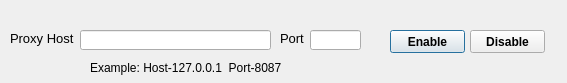
<?xml version="1.0" encoding="UTF-8"?>
<ui version="4.0">
 <class>DlgProxy</class>
 <widget class="QDialog" name="DlgProxy">
  <property name="geometry">
   <rect>
    <x>0</x>
    <y>0</y>
    <width>567</width>
    <height>83</height>
   </rect>
  </property>
  <property name="windowTitle">
   <string>Set Proxy</string>
  </property>
  <widget class="QLabel" name="label">
   <property name="geometry">
    <rect>
     <x>10</x>
     <y>30</y>
     <width>71</width>
     <height>16</height>
    </rect>
   </property>
   <property name="font">
    <font>
     <pointsize>10</pointsize>
    </font>
   </property>
   <property name="text">
    <string>Proxy Host</string>
   </property>
  </widget>
  <widget class="QLineEdit" name="ledtHost">
   <property name="geometry">
    <rect>
     <x>80</x>
     <y>30</y>
     <width>191</width>
     <height>20</height>
    </rect>
   </property>
  </widget>
  <widget class="QLabel" name="label_2">
   <property name="geometry">
    <rect>
     <x>280</x>
     <y>30</y>
     <width>31</width>
     <height>16</height>
    </rect>
   </property>
   <property name="font">
    <font>
     <pointsize>10</pointsize>
    </font>
   </property>
   <property name="text">
    <string>Port</string>
   </property>
  </widget>
  <widget class="QLineEdit" name="ledtPort">
   <property name="geometry">
    <rect>
     <x>310</x>
     <y>30</y>
     <width>51</width>
     <height>20</height>
    </rect>
   </property>
  </widget>
  <widget class="QPushButton" name="btnProxy">
   <property name="geometry">
    <rect>
     <x>390</x>
     <y>30</y>
     <width>75</width>
     <height>23</height>
    </rect>
   </property>
   <property name="font">
    <font>
     <pointsize>9</pointsize>
     <weight>75</weight>
     <bold>true</bold>
    </font>
   </property>
   <property name="text">
    <string>Enable</string>
   </property>
  </widget>
  <widget class="QLabel" name="label_3">
   <property name="geometry">
    <rect>
     <x>90</x>
     <y>60</y>
     <width>191</width>
     <height>16</height>
    </rect>
   </property>
   <property name="text">
    <string>Example: Host-127.0.0.1  Port-8087</string>
   </property>
  </widget>
  <widget class="QPushButton" name="btnDisproxy">
   <property name="geometry">
    <rect>
     <x>470</x>
     <y>30</y>
     <width>75</width>
     <height>23</height>
    </rect>
   </property>
   <property name="font">
    <font>
     <pointsize>9</pointsize>
     <weight>75</weight>
     <bold>true</bold>
    </font>
   </property>
   <property name="text">
    <string>Disable</string>
   </property>
  </widget>
 </widget>
 <resources/>
 <connections/>
</ui>
